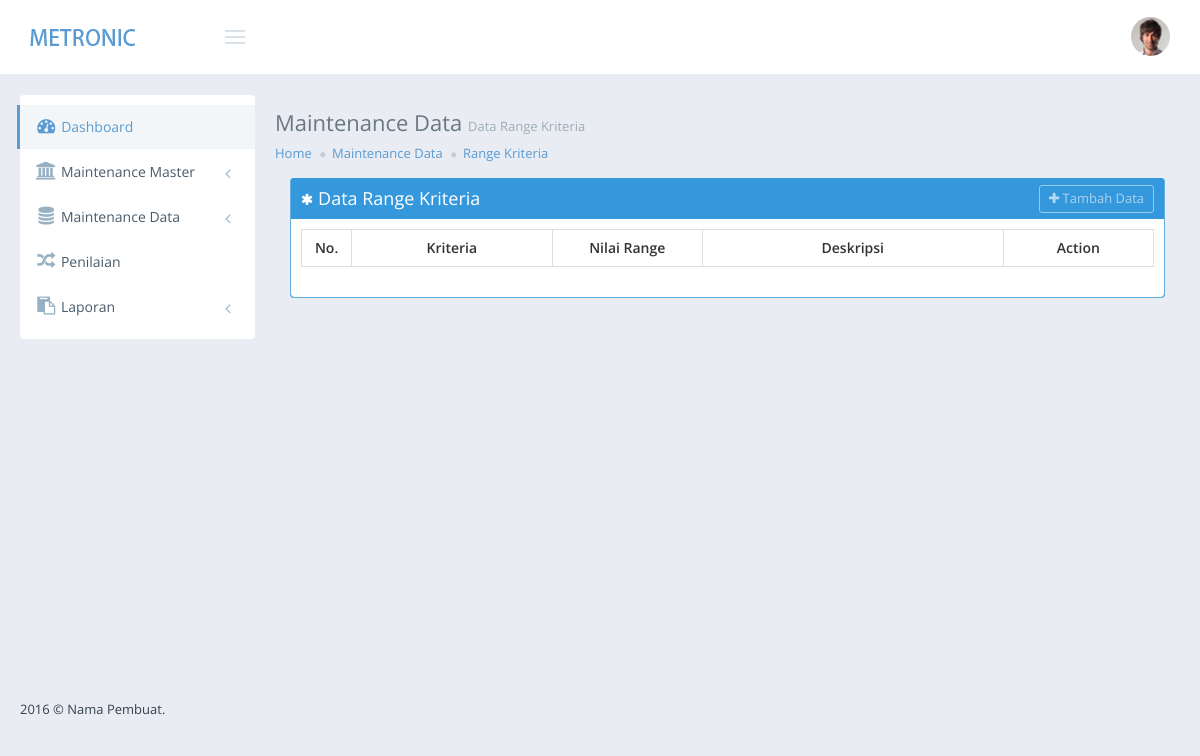
The app's page /index.php/master/range_kriteria, older data.
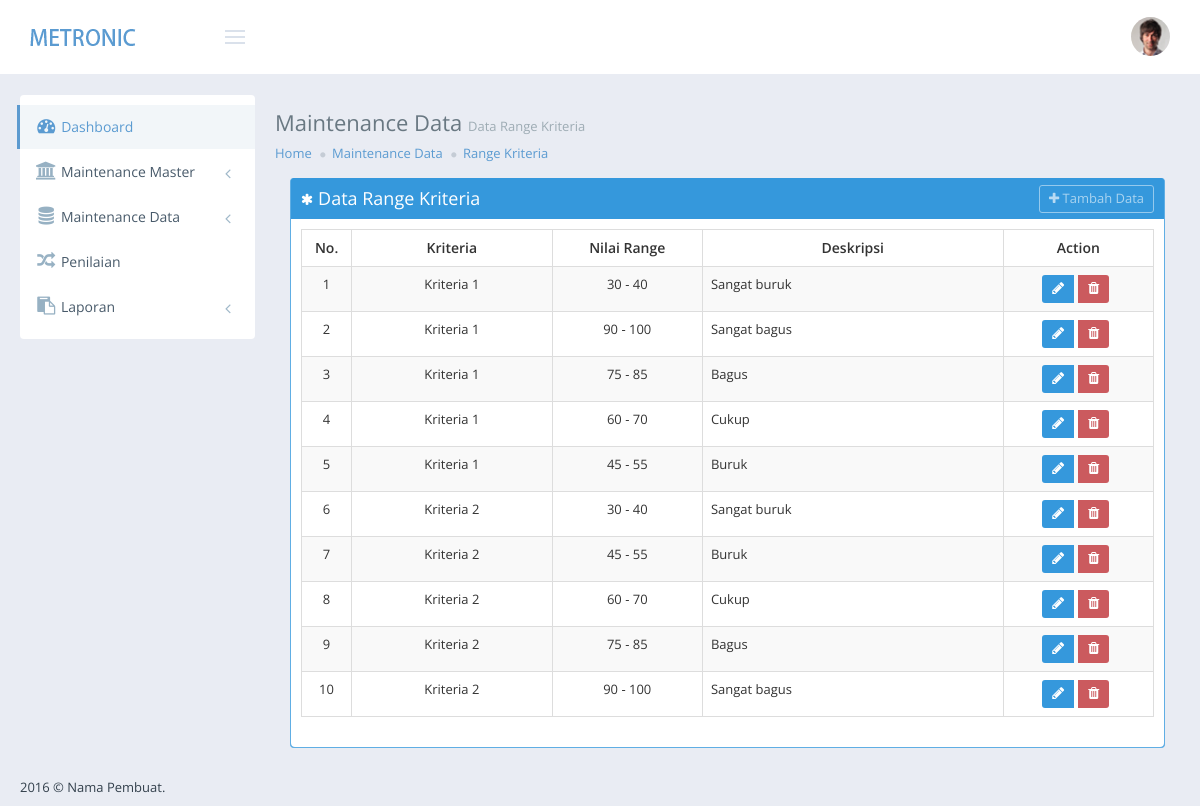
The same page, newer data.
### tables this page shows
CREATE TABLE IF NOT EXISTS `range_kriteria` (
  `ID_RANGE_KRITERIA` int(11) NOT NULL,
  `ID_KRITERIA` int(11) DEFAULT NULL,
  `NILAI_RANGE_KRITERIA` varchar(100) DEFAULT NULL,
  `DESKRIPSI_KRITERIA` varchar(500) DEFAULT NULL
);

CREATE TABLE IF NOT EXISTS `kriteria` (
  `ID_KRITERIA` int(11) NOT NULL,
  `NAMA_KRITERIA` varchar(100) DEFAULT NULL,
  `BOBOT` decimal(10,0) DEFAULT NULL
);

### index.php (called while the page is built, shortened)
<?php
require_once BASEPATH.'core/CodeIgniter.php';

### application/models/M_Range_kriteria.php (called while the page is built, shortened)
<?php if ( ! defined('BASEPATH')) exit('No direct script access allowed');
class M_Range_Kriteria extends CI_Model {
	public function get_all(){
		$this->db->select('*');
		$this->db->from('range_kriteria');
		$this->db->join('kriteria','kriteria.ID_KRITERIA = range_kriteria.ID_KRITERIA');
		$this->db->order_by('kriteria.ID_KRITERIA','ASC');
		return $this->db->get()->result();
	}
}

### application/views/master/range_kriteria.php (the view, shortened to what this page needs)
<div class="col-md-12 col-sm-12">
	<div class="portlet box blue">
		<div class="portlet-title">
			<div class="caption">
				<i class="fa fa-asterisk"></i>Data Range Kriteria
			</div>
			<div class="actions">
				<a class="btn btn-default btn-sm" onClick="tambah()" data-toggle="modal" href="#modal" >
				<i class="fa fa-plus"></i> Tambah Data </a>
			</div>
		</div>
		<div class="portlet-body">
			<table class="table table-striped table-bordered table-hover" id="sample_3">
			<thead>
			<tr>
				<th style="width:5%;text-align:center;" >
					No.
				</th>
				<th style="width:20%;text-align:center;">
					 Kriteria
				</th>
				<th style="width:15%;text-align:center;">
					 Nilai Range
				</th>
				<th style="width:30%;text-align:center;">
					 Deskripsi
				</th>
				<th style="width:15%;text-align:center;">
					 Action
				</th>
			</tr>
			</thead>
			<tbody>
			<?php
			$no = 1;
			foreach ($range as $range) : ?>
			<tr class="odd gradeX" id="r<?php echo $range->ID_RANGE_KRITERIA; ?>">
				<td style="text-align:center;">
					<?php echo $no++; ?>
				</td>
				<td style="text-align:center;">
					<?php echo ucfirst(strtolower($range->NAMA_KRITERIA)); ?>
				</td>
				<td style="text-align:center;">
					<?php echo ucfirst(strtolower($range->NILAI_RANGE_KRITERIA)); ?>
				</td>
				<td>
					<?php echo ucfirst(strtolower($range->DESKRIPSI_KRITERIA)); ?>
				</td>
				<td style="text-align:center;">
					<div class="btn-group btn-group-sm btn-group-solid ">
						<a data-toggle="modal" href="#modal" class="btn blue" onclick="edit('<?php echo ucfirst(strtolower($range->ID_RANGE_KRITERIA)); ?>')"><i class="fa fa-pencil"></i></a>
						<button type="button" class="btn red" onclick="hapus('<?php echo $range->ID_RANGE_KRITERIA; ?>')"><i class="fa fa-trash"></i></button>
					</div>
				</td>
			</tr>
			<?php endforeach; ?>
			</tbody>
			</table>
		</div>
	</div>
</div>

### application/controllers/Master.php (shortened to what this page needs)
<?php
class Master extends CI_Controller {
	public function range_kriteria()
	{
		$isi['content']		='master/range_kriteria';
		$isi['judul_menu']	='Maintenance Data';
		$isi['judul']		='Maintenance Data <small>Data Range Kriteria</small>';
		$isi['breadcrumb1']	='Maintenance Data';
		$isi['breadcrumb2']	='Range Kriteria';
		$isi['range'] 	= $this->m_range_kriteria->get_all();
		$this->load->view('tampilan_utama',$isi);
	}
}

### application/views/tampilan_utama.php (shortened to what this page needs)
<!DOCTYPE html>
<html lang="en" class="no-js">
<head>
<link href="<?php echo base_url();?>assets/global/plugins/font-awesome/css/font-awesome.min.css" rel="stylesheet" type="text/css"/>
<link href="<?php echo base_url();?>assets/global/plugins/simple-line-icons/simple-line-icons.min.css" rel="stylesheet" type="text/css"/>
<link href="<?php echo base_url();?>assets/global/plugins/bootstrap/css/bootstrap.min.css" rel="stylesheet" type="text/css"/>
<link href="<?php echo base_url();?>assets/global/plugins/uniform/css/uniform.default.css" rel="stylesheet" type="text/css"/>
<link href="<?php echo base_url();?>assets/global/plugins/bootstrap-switch/css/bootstrap-switch.min.css" rel="stylesheet" type="text/css"/>
<link href="<?php echo base_url();?>assets/global/plugins/bootstrap-daterangepicker/daterangepicker-bs3.css" rel="stylesheet" type="text/css"/>
<link href="<?php echo base_url();?>assets/global/plugins/fullcalendar/fullcalendar.min.css" rel="stylesheet" type="text/css"/>
<link href="<?php echo base_url();?>assets/global/plugins/jqvmap/jqvmap/jqvmap.css" rel="stylesheet" type="text/css"/>
<link href="<?php echo base_url();?>assets/global/plugins/morris/morris.css" rel="stylesheet" type="text/css">
<link href="<?php echo base_url();?>assets/admin/pages/css/tasks.css" rel="stylesheet" type="text/css"/>
<link href="<?php echo base_url();?>assets/global/css/components-rounded.css" id="style_components" rel="stylesheet" type="text/css"/>
<link href="<?php echo base_url();?>assets/global/css/plugins.css" rel="stylesheet" type="text/css"/>
<link href="<?php echo base_url();?>assets/admin/layout4/css/layout.css" rel="stylesheet" type="text/css"/>
<link href="<?php echo base_url();?>assets/admin/layout4/css/themes/light.css" rel="stylesheet" type="text/css" id="style_color"/>
<link href="<?php echo base_url();?>assets/admin/layout4/css/custom.css" rel="stylesheet" type="text/css"/>
<link rel="stylesheet" type="text/css" href="<?php echo base_url();?>assets/global/plugins/datatables/plugins/bootstrap/dataTables.bootstrap.css"/>
</head>
<body class="page-header-fixed page-sidebar-closed-hide-logo page-sidebar-closed-hide-logo">
<div class="page-header navbar navbar-fixed-top">
	<div class="page-header-inner">
		<div class="page-logo">
			<a href="#">
			<img src="<?php echo base_url(); ?>assets/admin/layout4/img/logo-light.png" alt="logo" class="logo-default"/>
			</a>
			<div class="menu-toggler sidebar-toggler">
			</div>
		</div>
		<div class="page-top">
			<div class="top-menu">
				<ul class="nav navbar-nav pull-right">
					<li class="dropdown dropdown-user dropdown-dark">
						<a href="javascript:;" class="dropdown-toggle" data-toggle="dropdown" data-hover="dropdown" data-close-others="true">
						<img alt="" class="img-circle" src="<?php echo base_url();?>assets/admin/layout4/img/avatar9.jpg"/>
						</a>
					</li>
				</ul>
			</div>
		</div>
	</div>
</div>
<div class="page-container">
	<div class="page-sidebar-wrapper">
		<div class="page-sidebar navbar-collapse collapse">
			<ul class="page-sidebar-menu " data-keep-expanded="false" data-auto-scroll="true" data-slide-speed="200">
				<li class="start active ">
					<a href="<?php echo base_url(); ?>dashboard">
					<i class="fa fa-dashboard"></i>
					<span class="title">Dashboard</span>
					</a>
				</li>
				<li>
					<a href="javascript:;">
					<i class="fa fa-bank"></i>
					<span class="title">Maintenance Master</span>
					</a>
				</li>
				<li>
					<a href="javascript:;">
					<i class="fa fa-database"></i>
					<span class="title">Maintenance Data</span>
					</a>
				</li>
				<li>
					<a href="<?php echo base_url(); ?>penilaian/penilaian_view">
					<i class="fa fa-random"></i>
					<span class="title">Penilaian</span>
					</a>
				</li>
				<li>
					<a href="javascript:;">
					<i class="fa fa-clipboard"></i>
					<span class="title">Laporan</span>
					</a>
				</li>
			</ul>
		</div>
	</div>
	<div class="page-content-wrapper">
		<div class="page-content">
			<div class="page-head">
				<div class="page-title">
					<h1><?php echo $judul; ?></h1>
				</div>
			</div>
			<ul class="page-breadcrumb breadcrumb">
				<li>
					<a href="index.html">Home</a>
					<i class="fa fa-circle"></i>
				</li>
				<li>
					<a href="#"><?php echo $breadcrumb1; ?></a>
					<?php if($breadcrumb2 != ''){echo "<i class='fa fa-circle'></i>";} ?>
				</li>
				<li>
					<a href="#"><?php echo $breadcrumb2; ?></a>
				</li>
			</ul>
			<?php $this->load->view($content); ?>
		</div>
	</div>
</div>
<div class="page-footer">
	<div class="page-footer-inner">
		<?php echo date('Y'); ?> &copy; Nama Pembuat.
	</div>
</div>
</body>
</html>

### assets/admin/layout4/css/themes/light.css (style rules this page uses)
body { background: #e9ecf3; }
.page-header.navbar { background: #FFFFFF; border-bottom: 1px solid #e9ecf3; }
.page-header.navbar .menu-toggler { background-image: url(../../img/sidebar-toggle-light.png); }
.page-sidebar-closed.page-sidebar-fixed .page-sidebar:hover, .page-sidebar { background-color: #ffffff; }
.page-sidebar-closed.page-sidebar-fixed .page-sidebar:hover .page-sidebar-menu > li > a, .page-sidebar .page-sidebar-menu > li > a { color: #485a6a; }
.page-sidebar-closed.page-sidebar-fixed .page-sidebar:hover .page-sidebar-menu > li > a > i, .page-sidebar .page-sidebar-menu > li > a > i { color: #97b1c3; }
.page-sidebar-closed.page-sidebar-fixed .page-sidebar:hover .page-sidebar-menu > li.active > a, .page-sidebar-closed.page-sidebar-fixed .page-sidebar:hover .page-sidebar-menu > li.active.open > a, .page-sidebar .page-sidebar-menu > li.active > a, .page-sidebar .page-sidebar-menu > li.active.open > a { background: #f2f6f9; color: #5b9bd1; }
.page-sidebar-closed.page-sidebar-fixed .page-sidebar:hover .page-sidebar-menu > li.active > a > i, .page-sidebar-closed.page-sidebar-fixed .page-sidebar:hover .page-sidebar-menu > li.active.open > a > i, .page-sidebar .page-sidebar-menu > li.active > a > i, .page-sidebar .page-sidebar-menu > li.active.open > a > i { color: #5b9bd1; }
.page-sidebar-closed.page-sidebar-fixed .page-sidebar:hover .page-sidebar-menu > li.active > a, .page-sidebar .page-sidebar-menu > li.active > a { border-left: 3px solid #5C9ACF !important; margin-left: -3px; padding-left: 15px; }
.page-footer .page-footer-inner { color: #33404c; }

Row changes from the older to the newer data that the page shows:
now on this page (row edited): range_kriteria: ID_KRITERIA.NAMA_KRITERIA "Kriteria 1", NILAI_RANGE_KRITERIA "30 - 40", DESKRIPSI_KRITERIA "Sangat buruk"
added range_kriteria: ID_KRITERIA.NAMA_KRITERIA "Kriteria 1", NILAI_RANGE_KRITERIA "90 - 100", DESKRIPSI_KRITERIA "Sangat bagus"
added range_kriteria: ID_KRITERIA.NAMA_KRITERIA "Kriteria 1", NILAI_RANGE_KRITERIA "75 - 85", DESKRIPSI_KRITERIA "Bagus"
added range_kriteria: ID_KRITERIA.NAMA_KRITERIA "Kriteria 1", NILAI_RANGE_KRITERIA "60 - 70", DESKRIPSI_KRITERIA "Cukup"
now on this page (row edited): range_kriteria: ID_KRITERIA.NAMA_KRITERIA "Kriteria 1", NILAI_RANGE_KRITERIA "45 - 55", DESKRIPSI_KRITERIA "Buruk"
added range_kriteria: ID_KRITERIA.NAMA_KRITERIA "Kriteria 2", NILAI_RANGE_KRITERIA "30 - 40", DESKRIPSI_KRITERIA "Sangat buruk"
added range_kriteria: ID_KRITERIA.NAMA_KRITERIA "Kriteria 2", NILAI_RANGE_KRITERIA "45 - 55", DESKRIPSI_KRITERIA "Buruk"
added range_kriteria: ID_KRITERIA.NAMA_KRITERIA "Kriteria 2", NILAI_RANGE_KRITERIA "60 - 70", DESKRIPSI_KRITERIA "Cukup"
added range_kriteria: ID_KRITERIA.NAMA_KRITERIA "Kriteria 2", NILAI_RANGE_KRITERIA "75 - 85", DESKRIPSI_KRITERIA "Bagus"
added range_kriteria: ID_KRITERIA.NAMA_KRITERIA "Kriteria 2", NILAI_RANGE_KRITERIA "90 - 100", DESKRIPSI_KRITERIA "Sangat bagus"
